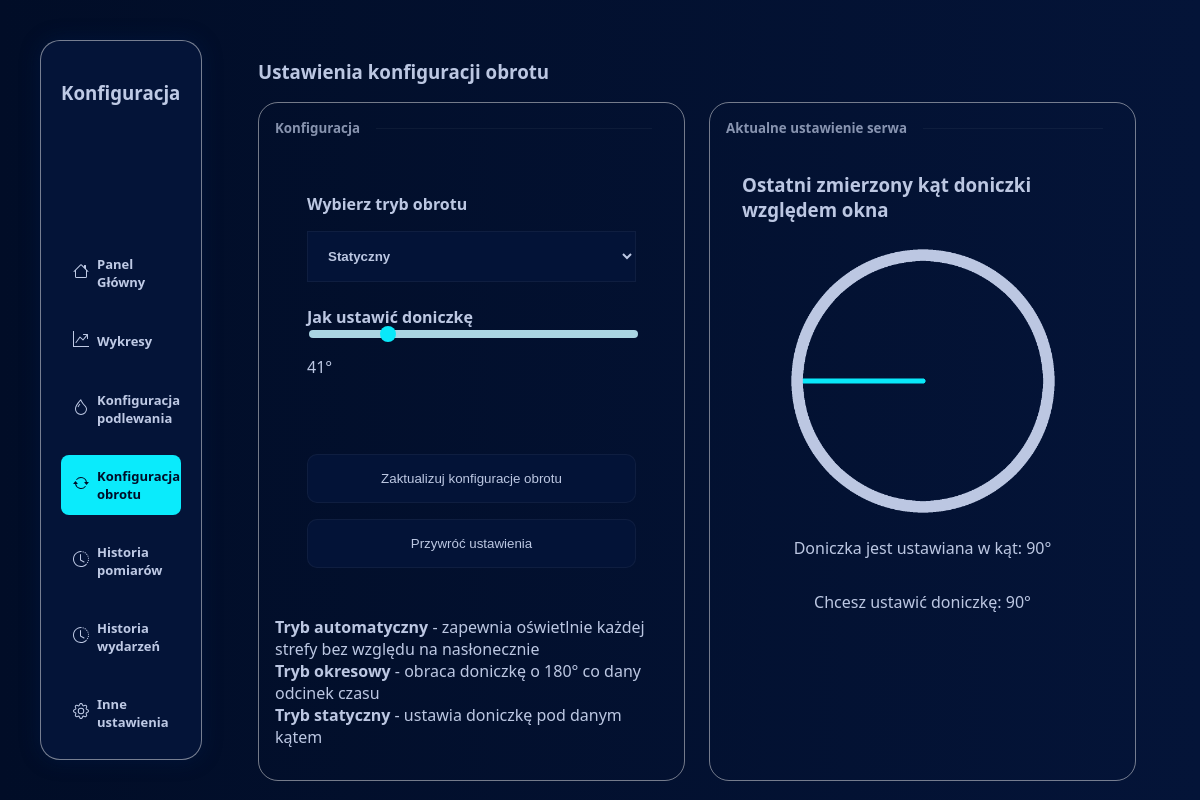
Page /servo-config on the committed database.
### tables this page shows
CREATE TABLE configuration(
            water_mode TEXT,
            moisture_pct float,
            water_time integer,
            water_mililiters float,
            servo_mode TEXT,
            auto_threshold float,
            servo_time integer,
            servo_angle integer,
            log_timer integer

        );

CREATE TABLE servo_logs (
            id INTEGER PRIMARY KEY AUTOINCREMENT,
            old_angle INTEGER,
            new_angle INTEGER,
            mode TEXT,
            date DATETIME
            );

### web.py (the view)
@app.route("/servo-config")
def configFoto():
    check_for_water()
    config = get_config()
    servo=get_last_servo_log()
    return render_template("servoConfig.html", config=config, servo=servo)

### web.py (called while the page is built)
def get_basic_info():
    conn =sqlite3.connect(DB_PATH)
    cursor = conn.cursor()
    cursor.execute("""
                    SELECT sensor_name, value, date
                    FROM sensor_logs
                    WHERE (sensor_name, date) IN (
                        SELECT sensor_name, MAX(date)
                        FROM sensor_logs
                        WHERE sensor_name IN ('moisture', 'foto1', 'foto2', 'water')
                        GROUP BY sensor_name
                    )
                   """)
    info = cursor.fetchall()
    conn.close()
    return info

def get_last_servo_log():
    conn = sqlite3.connect(DB_PATH)
    cursor = conn.cursor()
    cursor.execute("""
        SELECT id, old_angle, new_angle, mode, date
        FROM servo_logs
        ORDER BY date DESC
        LIMIT 1
    """)
    row = cursor.fetchone()
    conn.close()
    return row

@app.route("/get-config")
def get_config():
    conn =sqlite3.connect(DB_PATH)
    cursor = conn.cursor()
    cursor.execute("SELECT * FROM configuration LIMIT 1")
    config = cursor.fetchone()
    conn.close()
    return config

def check_for_water():
    water = get_basic_info()[3][1]
    if(water < MIN_WATER):
        flash("Uwaga poziom wody jest niski!", "error")

### templates/servoConfig.html (shortened to what this page needs)
<!DOCTYPE html>
<html lang="en">
<head>
    <link rel="stylesheet" href="{{ url_for('static',filename='styles/style.css') }}">
</head>
<body>
    <div class="container">
        <div class="dashboard">
            <h3 class="dash-h2">Konfiguracja</h3>
            <div class="dash-buttons">
                    <a href="/" class="dash-link">
                        <span class="icon">
                        </span>
                        Panel Główny
                    </a>
                    <a href="charts" class="dash-link">
                        <span class="icon">
                        </span>
                        Wykresy
                    </a>
                    <a href="water-config" class="dash-link">
                        <span class="icon">
                        </span>
                        Konfiguracja podlewania
                    </a>
                    <a href="servo-config" class="dash-link active">
                        <span class="icon">
                        </span>
                        Konfiguracja obrotu
                    </a>
                    <a href="log" class="dash-link">
                        <span class="icon">
                        </span>
                        Historia pomiarów
                    </a>
                    <a href="log-event" class="dash-link">
                        <span class="icon">
                        </span>
                        Historia wydarzeń
                    </a>
                    <a href="other-config" class="dash-link">
                        <span class="icon">
                        </span>
                        Inne ustawienia
                    </a>
            </div>
        </div>
        <div class="content-area">
            <h3>Ustawienia konfiguracji obrotu</h3>
            <div class="section">
                <div class="content">
                    <div class="small-title"> Konfiguracja <div class="divider"></div></div>
                    <form action="/update-servo-conf" method="post" id="form">
                        <label for="mode">Wybierz tryb obrotu</label>
                        <select name="mode" id="tryb">
                            <option value="set" {% if config[4] == 'set' %} selected{% endif %}>Statyczny</option>
                        </select>
                        <div id="set" {% if config[4] != 'set' %} hidden{% endif %}>
                            <label for="servo-angle">Jak ustawić doniczkę</label>
                            <input class="slider" type="range" min="0" max="180" id="servo-angle" value="{{config[7]}}" name="servo-angle">
                            <p id="angle-value">{{config[7]}}°</p>
                        </div>
                        <input type="submit" class="button" value="Zaktualizuj konfiguracje obrotu">
                        <input type="reset" class="button" value="Przywróć ustawienia" id="reset">
                    </form>
                    <p>
                        <b>Tryb automatyczny</b> - zapewnia oświetlnie każdej strefy bez względu na nasłonecznie <br>
                        <b>Tryb okresowy</b> - obraca doniczkę o 180° co dany odcinek czasu <br>
                        <b>Tryb statyczny</b> - ustawia doniczkę pod danym kątem <br>
                    </p>
                </div>
                <div class="content">
                    <div class="small-title"> Aktualne ustawienie serwa <div class="divider"></div></div>
                    <div class="inside-content">
                        <div class="content-section start">
                            <h3>Ostatni zmierzony kąt doniczki względem okna</h3>
                            <img id="rotate" class="img" src="{{ url_for('static',filename='images/servoAngle.png') }}" alt="" srcset="">
                            <p>Doniczka jest ustawiana w kąt: {{servo[2]}}°</p>
                            <p>Chcesz ustawić doniczkę: <span id="angle-value-target">{{servo[2]}}°</span></p>
                        </div>
                    </div>
                </div>
            </div>
        </div>
    </div>
</body>
</html>

### static/styles/style.css (style rules this page uses)
:root { --light-bg: #041438; --light: #092975; --bg: #010d27; --white:#bfcae5; --light-gray:#919191; --shadow:#001f5463; --border: #fefcfb75; --border-light: #fefcfb0c; --bg-dash:#041438; --button:#0aebfc; --bg-warning:#380404; --warning-button: #c2130d; --warning-border:#ff000075; --white-light:#bfcae5b7; }
body { margin: 0; padding: 0; background: var(--bg); background: linear-gradient(90deg,var(--bg) 0%, var(--light-bg) 100%); color: var(--white); font-family:'Segoe UI', Tahoma, Geneva, Verdana, sans-serif; }
.container { padding: 5vh; display: flex; flex-direction: row; height: 90vh; }
.dashboard { max-width: 10vw; padding: 20px; display: flex; flex-direction: column; background-color: var(--bg-dash); border: 1px solid var(--border); box-shadow: 0px 0px 20px var(--shadow); border-radius: 20px; }
.dash-buttons { padding-top: 15vh; font-weight: bolder; font-size: small; width: 10vw; }
.dash-link { display: flex; flex-direction: row; align-items: center; padding: 0.75rem; border-radius: 0.5rem; text-decoration: none; color: var(--white); background-color: none; margin-bottom: 2vh; transition: all 100ms; }
.dash-link .icon { padding-right: 0.5rem; }
.active { background-color: var(--button); color: var(--bg) }
.content-area { opacity: 0%; width: 100%; box-sizing: border-box; padding-left: 7vh; display: flex; flex-direction: column; }
.section:first-of-type { margin-top: 0vh; }
.section { height: 100%; box-sizing: border-box; display: flex; flex-direction: row; margin-top: 5vh; }
.content { width: 100%; border: 1px solid var(--border); box-sizing: border-box; padding: 1rem; border-radius: 20px; margin-right: 2vw; }
.small-title { font-size: smaller; font-weight: bold; color: var(--white-light); display: flex; flex-direction: row; align-items: center; text-wrap-mode: nowrap; width: 100%; }
.inside-content { display: flex; flex-direction: row; height: 100%; justify-content: space-around; }
.start { justify-content: start !important; }
.divider { width: 100%; height: 1px; margin-left: 1rem; margin-right: 1rem; background-color: var(--border-light); }
.content-section { width: fit-content; height: 100%; padding: 2vh; box-sizing: border-box; display: flex; flex-direction: column; justify-content: center; align-items: center; }
.button { width: 100%; margin-top: 1rem; text-decoration: none; color: var(--white); background-color: var(--bg-dash); padding: 1rem; border: 1px solid var(--border-light); border-radius: 10px; transition: all 250ms; }
.img { max-height: 35vh; }
form { padding: 2rem; display: flex; flex-direction: column; align-content: space-between; }
form div { display: flex; flex-direction: column; }
label { color: var(--white); font-weight: bolder; margin-top: 1.5rem; }
select { margin-top: 1rem; width: 100%; padding: 1rem; background-color: var(--bg-dash); color: var(--white); font-weight: bolder; border: 1px solid var(--border-light); }
input { background: none; transition: 250ms; }
input[type="range"] { -webkit-appearance: none; appearance: none; background: transparent; cursor: pointer; width: 100%; }

### rows in the picture
configuration: mode "Statyczny", servo-angle "41", servo_angle "41"
servo_logs: new_angle "90"
